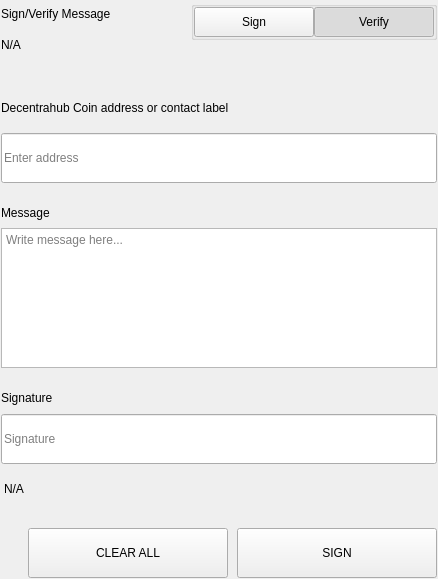
<?xml version="1.0" encoding="UTF-8"?>
<ui version="4.0">
 <class>SettingsSignMessageWidgets</class>
 <widget class="QWidget" name="SettingsSignMessageWidgets">
  <property name="geometry">
   <rect>
    <x>0</x>
    <y>0</y>
    <width>438</width>
    <height>579</height>
   </rect>
  </property>
  <property name="windowTitle">
   <string>Form</string>
  </property>
  <layout class="QVBoxLayout" name="verticalLayout">
   <property name="spacing">
    <number>0</number>
   </property>
   <property name="leftMargin">
    <number>0</number>
   </property>
   <property name="topMargin">
    <number>0</number>
   </property>
   <property name="rightMargin">
    <number>0</number>
   </property>
   <property name="bottomMargin">
    <number>0</number>
   </property>
   <item>
    <widget class="QWidget" name="left" native="true">
     <layout class="QVBoxLayout" name="verticalLayout_3">
      <property name="leftMargin">
       <number>0</number>
      </property>
      <property name="topMargin">
       <number>0</number>
      </property>
      <property name="rightMargin">
       <number>0</number>
      </property>
      <property name="bottomMargin">
       <number>0</number>
      </property>
      <item>
       <widget class="QWidget" name="container_sign" native="true">
        <layout class="QVBoxLayout" name="verticalLayout_2">
         <property name="spacing">
          <number>0</number>
         </property>
         <property name="leftMargin">
          <number>1</number>
         </property>
         <property name="topMargin">
          <number>1</number>
         </property>
         <property name="rightMargin">
          <number>1</number>
         </property>
         <property name="bottomMargin">
          <number>1</number>
         </property>
         <item>
          <layout class="QHBoxLayout" name="horizontalLayout_3" stretch="3,1">
           <property name="spacing">
            <number>40</number>
           </property>
           <item>
            <layout class="QVBoxLayout" name="verticalLayoutTitle">
             <property name="spacing">
              <number>5</number>
             </property>
             <item>
              <widget class="QLabel" name="labelTitle">
               <property name="text">
                <string>Sign/Verify Message</string>
               </property>
              </widget>
             </item>
             <item>
              <widget class="QLabel" name="labelSubtitle1">
               <property name="text">
                <string notr="true">N/A</string>
               </property>
               <property name="wordWrap">
                <bool>true</bool>
               </property>
              </widget>
             </item>
            </layout>
           </item>
           <item alignment="Qt::AlignRight|Qt::AlignTop">
            <widget class="QWidget" name="containerSwitch" native="true">
             <property name="styleSheet">
              <string notr="true">#containerSwitch{
	padding-top:9px;
}</string>
             </property>
             <layout class="QVBoxLayout" name="verticalLayout_6">
              <property name="spacing">
               <number>4</number>
              </property>
              <property name="leftMargin">
               <number>0</number>
              </property>
              <property name="topMargin">
               <number>0</number>
              </property>
              <property name="rightMargin">
               <number>0</number>
              </property>
              <property name="bottomMargin">
               <number>0</number>
              </property>
              <item alignment="Qt::AlignRight">
               <widget class="QGroupBox" name="groupBox">
                <property name="sizePolicy">
                 <sizepolicy hsizetype="Fixed" vsizetype="Preferred">
                  <horstretch>0</horstretch>
                  <verstretch>0</verstretch>
                 </sizepolicy>
                </property>
                <property name="title">
                 <string/>
                </property>
                <property name="alignment">
                 <set>Qt::AlignRight|Qt::AlignTop|Qt::AlignTrailing</set>
                </property>
                <layout class="QHBoxLayout" name="horizontalLayout_4">
                 <property name="spacing">
                  <number>0</number>
                 </property>
                 <property name="leftMargin">
                  <number>0</number>
                 </property>
                 <property name="topMargin">
                  <number>0</number>
                 </property>
                 <property name="rightMargin">
                  <number>0</number>
                 </property>
                 <property name="bottomMargin">
                  <number>0</number>
                 </property>
                 <item>
                  <widget class="QPushButton" name="pushSign">
                   <property name="minimumSize">
                    <size>
                     <width>120</width>
                     <height>30</height>
                    </size>
                   </property>
                   <property name="maximumSize">
                    <size>
                     <width>120</width>
                     <height>30</height>
                    </size>
                   </property>
                   <property name="focusPolicy">
                    <enum>Qt::NoFocus</enum>
                   </property>
                   <property name="text">
                    <string>Sign</string>
                   </property>
                   <property name="checkable">
                    <bool>true</bool>
                   </property>
                   <property name="autoExclusive">
                    <bool>true</bool>
                   </property>
                  </widget>
                 </item>
                 <item>
                  <widget class="QPushButton" name="pushVerify">
                   <property name="minimumSize">
                    <size>
                     <width>120</width>
                     <height>30</height>
                    </size>
                   </property>
                   <property name="maximumSize">
                    <size>
                     <width>120</width>
                     <height>30</height>
                    </size>
                   </property>
                   <property name="focusPolicy">
                    <enum>Qt::NoFocus</enum>
                   </property>
                   <property name="text">
                    <string>Verify</string>
                   </property>
                   <property name="checkable">
                    <bool>true</bool>
                   </property>
                   <property name="checked">
                    <bool>true</bool>
                   </property>
                   <property name="autoExclusive">
                    <bool>true</bool>
                   </property>
                  </widget>
                 </item>
                </layout>
               </widget>
              </item>
              <item alignment="Qt::AlignHCenter|Qt::AlignTop">
               <widget class="QLabel" name="labelSubtitleSwitch">
                <property name="text">
                 <string/>
                </property>
                <property name="alignment">
                 <set>Qt::AlignRight|Qt::AlignTrailing|Qt::AlignVCenter</set>
                </property>
               </widget>
              </item>
             </layout>
            </widget>
           </item>
          </layout>
         </item>
         <item>
          <spacer name="verticalSpacer_2">
           <property name="orientation">
            <enum>Qt::Vertical</enum>
           </property>
           <property name="sizeType">
            <enum>QSizePolicy::Fixed</enum>
           </property>
           <property name="sizeHint" stdset="0">
            <size>
             <width>20</width>
             <height>40</height>
            </size>
           </property>
          </spacer>
         </item>
         <item>
          <widget class="QWidget" name="containerAddress" native="true">
           <property name="sizePolicy">
            <sizepolicy hsizetype="Preferred" vsizetype="Fixed">
             <horstretch>0</horstretch>
             <verstretch>0</verstretch>
            </sizepolicy>
           </property>
           <layout class="QVBoxLayout" name="verticalLayout_5" stretch="0,0">
            <property name="spacing">
             <number>15</number>
            </property>
            <property name="leftMargin">
             <number>0</number>
            </property>
            <property name="topMargin">
             <number>0</number>
            </property>
            <property name="rightMargin">
             <number>0</number>
            </property>
            <property name="bottomMargin">
             <number>0</number>
            </property>
            <item>
             <widget class="QLabel" name="labelSubtitleAddress">
              <property name="minimumSize">
               <size>
                <width>0</width>
                <height>20</height>
               </size>
              </property>
              <property name="maximumSize">
               <size>
                <width>16777215</width>
                <height>20</height>
               </size>
              </property>
              <property name="text">
               <string>Decentrahub Coin address or contact label</string>
              </property>
             </widget>
            </item>
            <item>
             <widget class="QLineEdit" name="addressIn_SM">
              <property name="minimumSize">
               <size>
                <width>0</width>
                <height>50</height>
               </size>
              </property>
              <property name="maximumSize">
               <size>
                <width>16777215</width>
                <height>50</height>
               </size>
              </property>
              <property name="placeholderText">
               <string>Enter address</string>
              </property>
             </widget>
            </item>
           </layout>
          </widget>
         </item>
         <item>
          <spacer name="verticalSpacer_3">
           <property name="orientation">
            <enum>Qt::Vertical</enum>
           </property>
           <property name="sizeType">
            <enum>QSizePolicy::Fixed</enum>
           </property>
           <property name="sizeHint" stdset="0">
            <size>
             <width>20</width>
             <height>20</height>
            </size>
           </property>
          </spacer>
         </item>
         <item>
          <layout class="QVBoxLayout" name="verticalLayout_9">
           <property name="spacing">
            <number>5</number>
           </property>
           <item>
            <widget class="QLabel" name="labelSubtitleMessage">
             <property name="minimumSize">
              <size>
               <width>0</width>
               <height>20</height>
              </size>
             </property>
             <property name="maximumSize">
              <size>
               <width>16777215</width>
               <height>20</height>
              </size>
             </property>
             <property name="text">
              <string>Message</string>
             </property>
            </widget>
           </item>
           <item>
            <widget class="QPlainTextEdit" name="messageIn_SM">
             <property name="minimumSize">
              <size>
               <width>0</width>
               <height>140</height>
              </size>
             </property>
             <property name="maximumSize">
              <size>
               <width>16777215</width>
               <height>140</height>
              </size>
             </property>
             <property name="placeholderText">
              <string>Write message here...</string>
             </property>
            </widget>
           </item>
          </layout>
         </item>
         <item>
          <spacer name="verticalSpacer_4">
           <property name="orientation">
            <enum>Qt::Vertical</enum>
           </property>
           <property name="sizeType">
            <enum>QSizePolicy::Fixed</enum>
           </property>
           <property name="sizeHint" stdset="0">
            <size>
             <width>20</width>
             <height>20</height>
            </size>
           </property>
          </spacer>
         </item>
         <item>
          <widget class="QWidget" name="widget" native="true">
           <property name="minimumSize">
            <size>
             <width>0</width>
             <height>75</height>
            </size>
           </property>
           <property name="maximumSize">
            <size>
             <width>16777215</width>
             <height>16777215</height>
            </size>
           </property>
           <layout class="QVBoxLayout" name="verticalLayout_4">
            <property name="leftMargin">
             <number>0</number>
            </property>
            <property name="topMargin">
             <number>0</number>
            </property>
            <property name="rightMargin">
             <number>0</number>
            </property>
            <property name="bottomMargin">
             <number>0</number>
            </property>
            <item>
             <widget class="QLabel" name="labelSubtitleSignature">
              <property name="minimumSize">
               <size>
                <width>0</width>
                <height>20</height>
               </size>
              </property>
              <property name="maximumSize">
               <size>
                <width>16777215</width>
                <height>20</height>
               </size>
              </property>
              <property name="text">
               <string>Signature</string>
              </property>
             </widget>
            </item>
            <item>
             <widget class="QLineEdit" name="signatureOut_SM">
              <property name="minimumSize">
               <size>
                <width>0</width>
                <height>50</height>
               </size>
              </property>
              <property name="placeholderText">
               <string>Signature</string>
              </property>
             </widget>
            </item>
           </layout>
          </widget>
         </item>
         <item>
          <widget class="QLabel" name="statusLabel_SM">
           <property name="styleSheet">
            <string notr="true">padding-top:5px;</string>
           </property>
           <property name="text">
            <string notr="true">N/A</string>
           </property>
          </widget>
         </item>
         <item>
          <spacer name="verticalSpacer">
           <property name="orientation">
            <enum>Qt::Vertical</enum>
           </property>
           <property name="sizeType">
            <enum>QSizePolicy::Fixed</enum>
           </property>
           <property name="sizeHint" stdset="0">
            <size>
             <width>20</width>
             <height>20</height>
            </size>
           </property>
          </spacer>
         </item>
         <item>
          <layout class="QHBoxLayout" name="horizontalLayout_7">
           <property name="spacing">
            <number>9</number>
           </property>
           <item>
            <spacer name="horizontalSpacer_5">
             <property name="orientation">
              <enum>Qt::Horizontal</enum>
             </property>
             <property name="sizeType">
              <enum>QSizePolicy::Expanding</enum>
             </property>
             <property name="sizeHint" stdset="0">
              <size>
               <width>40</width>
               <height>20</height>
              </size>
             </property>
            </spacer>
           </item>
           <item>
            <widget class="QPushButton" name="pushButtonClear">
             <property name="minimumSize">
              <size>
               <width>200</width>
               <height>50</height>
              </size>
             </property>
             <property name="focusPolicy">
              <enum>Qt::NoFocus</enum>
             </property>
             <property name="text">
              <string>CLEAR ALL</string>
             </property>
            </widget>
           </item>
           <item>
            <widget class="QPushButton" name="pushButtonSave">
             <property name="minimumSize">
              <size>
               <width>200</width>
               <height>50</height>
              </size>
             </property>
             <property name="maximumSize">
              <size>
               <width>200</width>
               <height>50</height>
              </size>
             </property>
             <property name="focusPolicy">
              <enum>Qt::NoFocus</enum>
             </property>
             <property name="text">
              <string>SIGN</string>
             </property>
            </widget>
           </item>
          </layout>
         </item>
        </layout>
       </widget>
      </item>
     </layout>
    </widget>
   </item>
  </layout>
 </widget>
 <resources/>
 <connections/>
</ui>
